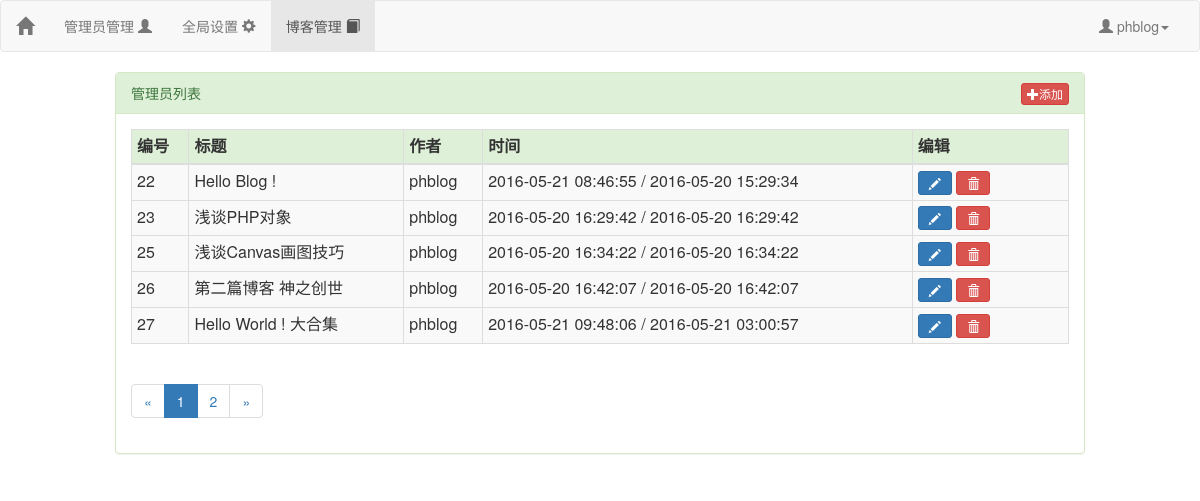
Page /admin/article.php?page=1 (signed in) on the committed database.
### tables this page shows
CREATE TABLE `article` (
  `atid` int(10) unsigned NOT NULL AUTO_INCREMENT,
  `title` varchar(50) NOT NULL DEFAULT '',
  `author` varchar(30) NOT NULL DEFAULT '',
  `time` int(11) NOT NULL DEFAULT '0',
  `lasttime` int(11) NOT NULL DEFAULT '0',
  `content` mediumtext NOT NULL,
  PRIMARY KEY (`atid`)
);

### admin/start.php (called while the page is built, shortened)
<?php
include(ROOT_PATH."/lib/mysql.class.php");
include (ROOT_PATH."/lib/pagesplit.class.php");
$mysql = new \ph\mysql\mysql_blog("localhost:3306","root","ph1996","blog");
?>

### lib/mysql.class.php (called while the page is built, shortened)
<?php
class mysql
{
   public function __construct($host,$username,$pass,$dbname)
    {
        $this->mysql = new \mysqli($host,$username,$pass,$dbname);
    }
    public function get($query){
        $result = $this->mysql->query($query);
        return $result->fetch_all(MYSQLI_BOTH);
    }
}

### lib/mysql_blog.class.php (called while the page is built, shortened)
<?php
class mysql_blog extends mysql
{
    public function getArticlesCount(){
        return count($this->get("select * from `article`"));
    }
    public function getConfigValueByName($sname){
        $result = $this->get("select `{$sname}` from `setting_conf`")[0];
        return $result[$sname];
    }
}

### admin/article.php (the view, shortened to what this page needs)
<?php
include("start.php");
if(isset($_SESSION['aid']) && isset($_SESSION['aname'])){
    $aname = $_SESSION['aname'];
    $limit = (int)$mysql->getConfigValueByName("ADM_LIMIT_ARTICLE_LIST");
    $total = $mysql->getArticlesCount();
    if(isset($_GET['page'])){
        $page = (int)$_GET['page'];
    }else{
        $page = 1;
        header("location: article.php?page=".$page);
    }
    $start = ($page-1)*$limit;
    $articles = $mysql->get("select * from `article` limit {$start},{$limit}");
}else{
    header("location: login.php");
    exit("请先登录");
}
?>
<html>
<head>
    <?php include(PUBLIC_PATH."/header.php");?>
</head>
<body>
<nav class="navbar navbar-default">
    <div class="container-fluid">
        <div class="navbar-header">
            <a class="navbar-brand" href="index.php">
                <span class="glyphicon glyphicon-home"></span>
            </a>
        </div>
        <div class="collapse navbar-collapse" id="bs-example-navbar-collapse-1">
            <ul class="nav navbar-nav">
                <li>
                    <a href="index.php" title="管理员管理">
                        管理员管理 <span class="glyphicon glyphicon-user" ></span>
                    </a>
                </li>
                <li>
                    <a href="setting.php" title="全局设置">
                        全局设置 <span class="glyphicon glyphicon-cog"></span>
                    </a>
                </li>
                <li class="active">
                    <a href="article.php" title="博客管理">
                        博客管理 <span class="glyphicon glyphicon-book"></span>
                    </a>
                </li>
            </ul>
            <ul class="nav navbar-nav navbar-right">
                <li class="dropdown">
                    <a href="#" class="dropdown-toggle" data-toggle="dropdown" role="button" aria-haspopup="true" aria-expanded="false"><span class="glyphicon glyphicon-user" ></span> <?php echo $aname;?><span class="caret"></span></a>
                </li>
            </ul>
        </div>
    </div>
</nav>
<div class="col-md-1"></div>
<div class="container col-md-10">
    <div class="panel panel-success">
        <div class="panel-heading">
            管理员列表
            <a class='btn btn-danger btn-xs pull-right' href='add_article.php?action=add'>
                <span class="glyphicon glyphicon-plus"></span>添加
            </a>
        </div>
        <div class="panel-body">
            <table class="table table-condensed table-responsive table-bordered table-striped">
                <thead>
                <tr class="bg-success">
                    <th>编号</th>
                    <th>标题</th>
                    <th>作者</th>
                    <th>时间</th>
                    <th>编辑</th>
                </tr>
                </thead>
                <tbody>
                <?php
                foreach($articles as $article){
                    echo "<tr>";
                    echo "<td>"."{$article['atid']}"."</td>";
                    echo "<td>"."{$article['title']}"."</td>";
                    echo "<td>"."{$article['author']}"."</td>";
                    echo "<td>".date("Y-m-d H:i:s",$article['lasttime'])." / ".date("Y-m-d H:i:s",$article['time'])."</td>";
                    echo "<td class='col-md-2'>";
                    echo "<a class='btn btn-primary btn-sm' href='update_article.php?atid={$article['atid']}&&page={$page}'><span class='glyphicon glyphicon-pencil'></span></a> ";
                    echo "<a class='btn btn-danger btn-sm' href='add_article.php?action=del&&atid={$article['atid']}&&page={$page}'><span class='glyphicon glyphicon-trash'></span></a>";
                    echo "</td>";
                    echo "<tr>";
                }
                ?>
                </tbody>
            </table>
        </div>
    </div>
</div>
</body>
</html>

### rows in the picture
article: atid "22", title "Hello Blog !", author "phblog", lasttime "2016-05-21 08:46:55", time "2016-05-20 15:29:34"
article: atid "23", title "浅谈PHP对象", author "phblog", lasttime "2016-05-20 16:29:42", time "2016-05-20 16:29:42"
article: atid "25", title "浅谈Canvas画图技巧", author "phblog", lasttime "2016-05-20 16:34:22", time "2016-05-20 16:34:22"
article: atid "26", title "第二篇博客 神之创世", author "phblog", lasttime "2016-05-20 16:42:07", time "2016-05-20 16:42:07"
article: atid "27", title "Hello World ! 大合集", author "phblog", lasttime "2016-05-21 09:48:06", time "2016-05-21 03:00:57"

### other values in the picture
$aname "phblog"
